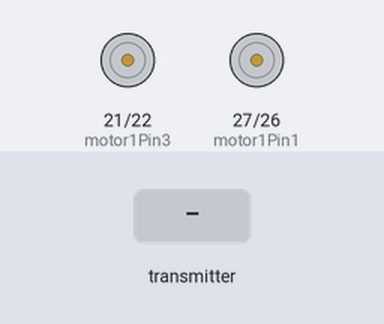
Recording of a sketch running on a simulated ESP32. Parts: motor-driver pin pairs drawn as motors (green arrow = first pin HIGH = forward, orange = second pin HIGH = backward, longer = more drive). Inputs (shaded band) come from the test bench. What the sketch prints to the serial monitor is not drawn.

Above: at 1.2 s.
1.3 s: the transmitter starts sending xGesture = 25
At 2.5 s:
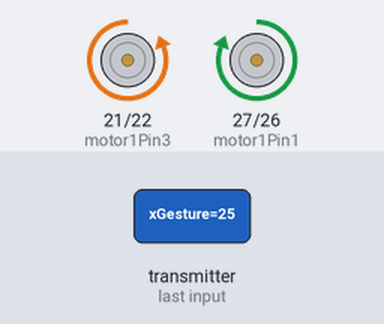
2.8 s: the transmitter starts sending xGesture = 0
At 3.7 s:
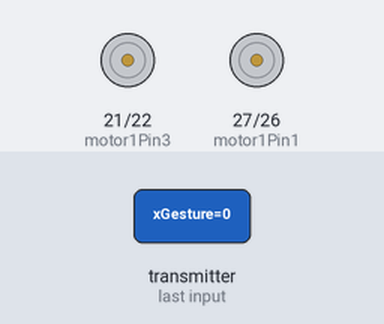
4.8 s: the transmitter starts sending yGesture = 25
At 5.2 s:
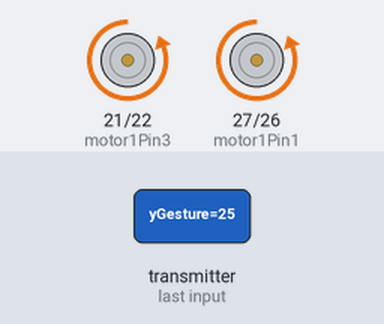
6.3 s: the transmitter starts sending yGesture = 0
At 7.5 s:
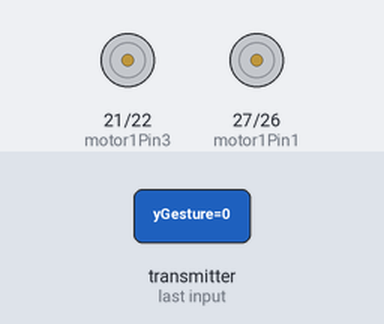
7.8 s: the transmitter starts sending yGesture = 50
At 8.7 s:
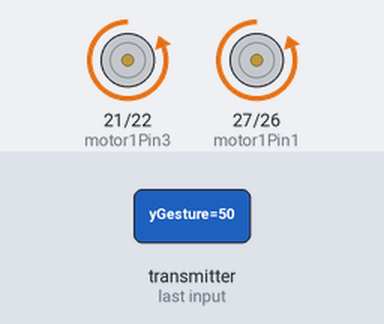
Timing chart, 0 to 10.3 s (numbered marks = the images above; inputs shaded):
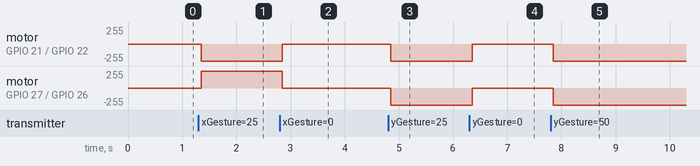

The sketch:

gestrure_control_robot.ino
```cpp
#include <esp_now.h>
#include <WiFi.h>

// Created by Mohammed Talha for Hack Club Highway Grant

// Motor control pins
int motor1Pin1 = 27;
int motor1Pin2 = 26;
int motor1Pin3 = 21;
int motor1Pin4 = 22;

// Incoming gesture values
float xGesture;
float yGesture;

// ESP-NOW struct
typedef struct GesturePacket {
    float xGesture;
    float yGesture;
} GesturePacket;

GesturePacket incomingGesture;
esp_now_peer_info_t peerInfo;

// Callback when data is sent (not used here)
void OnDataSent(const uint8_t *mac_addr, esp_now_send_status_t status) {
  Serial.print("Send status: ");
  Serial.println(status == ESP_NOW_SEND_SUCCESS ? "✅ Success" : "❌ Fail");
}

// Callback when data is received
void OnDataRecv(const uint8_t * mac, const uint8_t *incomingData, int len) {
  memcpy(&incomingGesture, incomingData, sizeof(incomingGesture));
  Serial.print("Data received (bytes): ");
  Serial.println(len);

  xGesture = incomingGesture.xGesture;
  yGesture = incomingGesture.yGesture;
  updateMotors();
}

void setup() {
  Serial.begin(115200);

  pinMode(motor1Pin1, OUTPUT);
  pinMode(motor1Pin2, OUTPUT);
  pinMode(motor1Pin3, OUTPUT);
  pinMode(motor1Pin4, OUTPUT);

  WiFi.mode(WIFI_STA);

  if (esp_now_init() != ESP_OK) {
    Serial.println("❌ ESP-NOW Init Failed");
    return;
  }

  esp_now_register_send_cb(OnDataSent);
  esp_now_register_recv_cb(OnDataRecv);

  Serial.println("🤖 Talha’s Gesture Robot Ready");
}

void loop() {
  // Nothing in loop – logic happens on data receive
}

void updateMotors() {
  if (xGesture > 0.5) {
    Serial.println("← LEFT");
    digitalWrite(motor1Pin1, HIGH);
    digitalWrite(motor1Pin2, LOW);
    digitalWrite(motor1Pin3, LOW);
    digitalWrite(motor1Pin4, HIGH);
  }
  else if (xGesture < -0.5) {
    Serial.println("→ RIGHT");
    digitalWrite(motor1Pin1, LOW);
    digitalWrite(motor1Pin2, HIGH);
    digitalWrite(motor1Pin3, HIGH);
    digitalWrite(motor1Pin4, LOW);
  }
  else if (yGesture > 0.5) {
    Serial.println("↓ BACK");
    digitalWrite(motor1Pin1, LOW);
    digitalWrite(motor1Pin2, HIGH);
    digitalWrite(motor1Pin3, LOW);
    digitalWrite(motor1Pin4, HIGH);
  }
  else if (yGesture < -0.5) {
    Serial.println("↑ FRONT");
    digitalWrite(motor1Pin1, HIGH);
    digitalWrite(motor1Pin2, LOW);
    digitalWrite(motor1Pin3, HIGH);
    digitalWrite(motor1Pin4, LOW);
  }
  else {
    Serial.println("■ STOP");
    digitalWrite(motor1Pin1, LOW);
    digitalWrite(motor1Pin2, LOW);
    digitalWrite(motor1Pin3, LOW);
    digitalWrite(motor1Pin4, LOW);
  }

  Serial.println();
}
```

Measured:
- after the input at 1.3 s, motor on GPIO 21 (motor1Pin3) / GPIO 22 (motor1Pin4): stopped → backward 255/255 after 0.05 s; motor on GPIO 27 (motor1Pin1) / GPIO 26 (motor1Pin2): stopped → forward 255/255 after 0.05 s
- after the input at 2.8 s, motor on GPIO 21 (motor1Pin3) / GPIO 22 (motor1Pin4): backward 255/255 → stopped after 0.05 s; motor on GPIO 27 (motor1Pin1) / GPIO 26 (motor1Pin2): forward 255/255 → stopped after 0.05 s
- after the input at 4.8 s, motor on GPIO 21 (motor1Pin3) / GPIO 22 (motor1Pin4), motor on GPIO 27 (motor1Pin1) / GPIO 26 (motor1Pin2): stopped → backward 255/255 after 0.05 s
- after the input at 6.3 s, motor on GPIO 21 (motor1Pin3) / GPIO 22 (motor1Pin4), motor on GPIO 27 (motor1Pin1) / GPIO 26 (motor1Pin2): backward 255/255 → stopped after 0.05 s
- after the input at 7.8 s, motor on GPIO 21 (motor1Pin3) / GPIO 22 (motor1Pin4), motor on GPIO 27 (motor1Pin1) / GPIO 26 (motor1Pin2): stopped → backward 255/255 after 0.05 s
